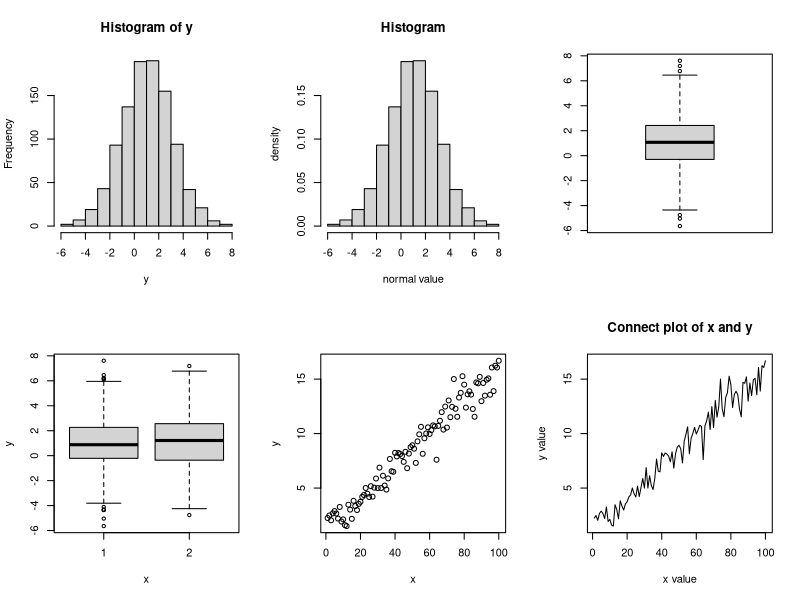

Write R code to recreate this figure.
#to Run: Rscript lab1-examples-graphics.R

# create vector object and name it as x
#set random seed equal to 100
set.seed(100)
#generating 1000 normal sample with mean 1 and sd 2 and plot histogram
y<-rnorm(n=1000, mean=1, sd=2)
png("lab1-examples-graphs.png", width=1800, height=1200, res=150)
par(mfrow=c(2,3))
hist(y) # frequency plot

hist(y, freq=F, main="Histogram", xlab="normal value", ylab="density")# density plot

#generating box plot
boxplot(y)

x<-c(rep(1,500),rep(2,500)) #generate two groups,each with 500 repeated values.
table(x)#frequency of two groups

boxplot(y~x)#boxplotbygroups

#generating plot of x and y
x<-c(1:100)
y=1+0.15*x+rnorm(100)#if mean and sd are not given, it will generate standard normal
plot(x,y)

plot(x, y, main="Connect plot of x and y", xlab="x value", ylab="y value", type="l")
dev.off()
